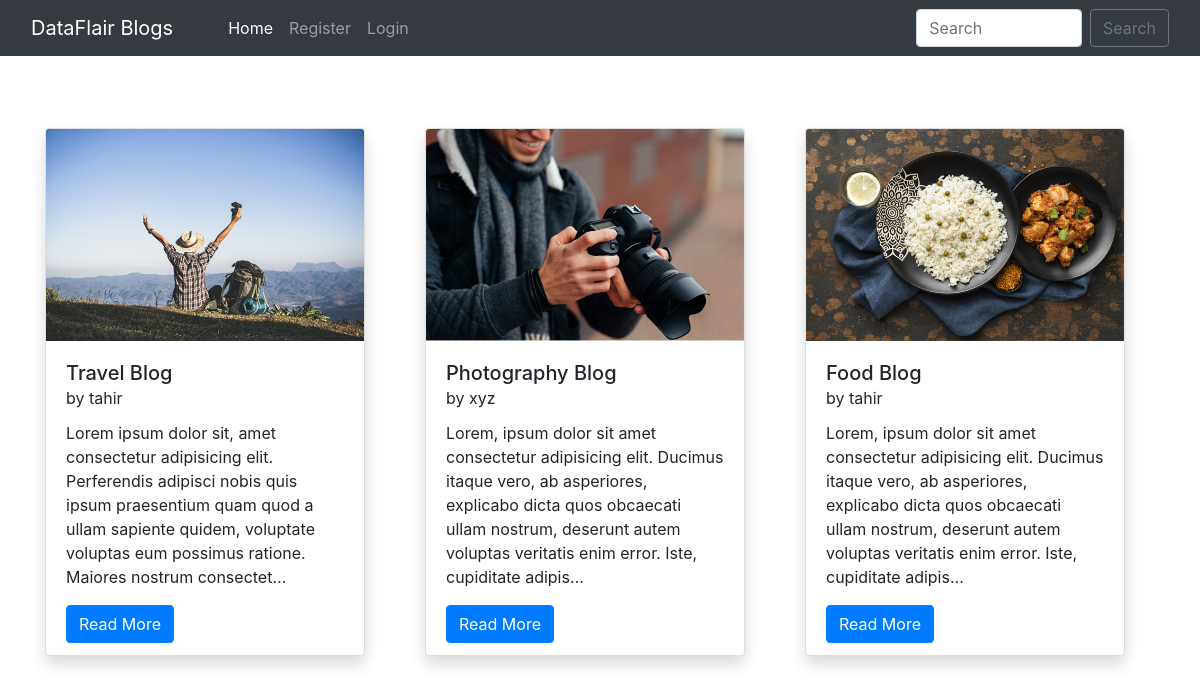
The page / on the database its author committed.
### home/models.py (models this page shows, shortened)
class BlogPost(models.Model):
    title=models.CharField(max_length=255)
    author= models.ForeignKey(User, on_delete=models.CASCADE)
    slug=models.CharField(max_length=130)
    content=models.TextField()
    image = models.ImageField(upload_to="profile_pics", blank=True, null=True)
    dateTime=models.DateTimeField(auto_now_add=True)

### home/views.py (the view)
# urls.py: path("", views.blogs, name="blogs"),
def blogs(request):
    posts = BlogPost.objects.all()
    posts = BlogPost.objects.filter().order_by('-dateTime')
    return render(request, "blog.html", {'posts':posts})

### home/templates/blog.html (shortened to what this page needs)
{% extends 'base.html' %}
{% block homeactive %} active {% endblock homeactive %}
{% block body %}
<div class="container mt-5 mb-3">
    <div class="row">
        {% for post in posts %}
        <div class="col-lg-4 my-4">
            <div class="card shadow" style="width: 20rem; height: 33rem;">
                <img src="/media/{{post.image}}" class="card-img-top" alt="..." height="250px">
                <div class="card-body">
                  <h5 class="card-title">{{post.title}} <br><small>by {{post.author}}</small></h5>
                  <p class="card-text">{{post.content| truncatechars:210}}</p>
                  <a href="blog/{{post.slug}}" class="btn btn-primary">Read More {% if user.is_superuser %}<a href="delete_blog_post/{{post.slug}}/" class="btn btn-danger mx-4">Delete Blog</a>{% endif %}</a>
                </div>
              </div>
        </div>
        {% endfor %}
    </div>
</div>
{% endblock %}

### home/templates/base.html (shortened to what this page needs)
<!doctype html>
<html lang="en">
  <head>
    <link href="//maxcdn.bootstrapcdn.com/bootstrap/4.1.1/css/bootstrap.min.css" rel="stylesheet" id="bootstrap-css">
    <link href="https://cdn.jsdelivr.net/npm/bootstrap@5.0.2/dist/css/bootstrap.min.css" rel="stylesheet">
    <link rel="stylesheet" href="https://maxcdn.bootstrapcdn.com/bootstrap/4.0.0/css/bootstrap.min.css">
  </head>
  <body>
    <nav class="navbar navbar-expand-lg navbar-dark bg-dark sticky-top">
        <div class="container-fluid">
          <a class="navbar-brand" href="#">DataFlair Blogs</a>
          <div class="collapse navbar-collapse" id="navbarSupportedContent">
          <div class="container mx-3">
            <ul class="navbar-nav me-auto mb-2 mb-lg-0">
              <li class="nav-item">
                <a class="nav-link {% block homeactive %} {% endblock homeactive %}" aria-current="page" href="/">Home</a>
              </li>
              {% if user.is_authenticated %}
              <li class="nav-item">
                <a class="nav-link {% block add_blogs_active %} {% endblock add_blogs_active %}" href="/add_blogs/">Add Blogs</a>
              </li>
              <li class="nav-item">
                <a class="nav-link active" href="#">Hello {{request.user}}</a>
              </li>
              <li class="nav-item">
                <a class="nav-link {% block profileactive %} {% endblock profileactive %}" href="/profile/">Profile</a>
              </li>
              <li class="nav-item">
                <a class="nav-link" href="/logout/">Logout</a>
              </li>
              {% else %}
              <li class="nav-item">
                <a class="nav-link {% block registeractive %} {% endblock registeractive %}" href="/register/">Register</a>
              </li>
               <li class="nav-item">
                <a class="nav-link {% block loginactive %} {% endblock loginactive %}" href="/login/">Login</a>
              </li>
              {% endif %}
            </ul>
            </div>
            <form class="d-flex" method="POST" action="/search/"> {% csrf_token %}
              <input class="form-control me-2" type="search" placeholder="Search" name="searched" id="searched" aria-label="Search">
              <button href="/search/" class="btn btn-outline-secondary" type="submit">Search</button>
            </form>
          </div>
        </div>
      </nav>
      {% block body %}
      {% endblock %}
</body>
</html>

### rows shown on the page
BlogPost: image (picture), title "Travel Blog", author "tahir", content "Lorem ipsum dolor sit, amet consectetur adipisicing elit. Perferendis adipisci nobis quis ipsum praesentium quam quod a ullam sapiente quidem, voluptate voluptas eum possimus ratione. Maiores nostrum consectet…"
BlogPost: image (picture), title "Photography Blog", author "xyz", content "Lorem, ipsum dolor sit amet consectetur adipisicing elit. Ducimus itaque vero, ab asperiores, explicabo dicta quos obcaecati ullam nostrum, deserunt autem voluptas veritatis enim error. Iste, cupiditate adipis…"
BlogPost: image (picture), title "Food Blog", author "tahir", content "Lorem, ipsum dolor sit amet consectetur adipisicing elit. Ducimus itaque vero, ab asperiores, explicabo dicta quos obcaecati ullam nostrum, deserunt autem voluptas veritatis enim error. Iste, cupiditate adipis…"
